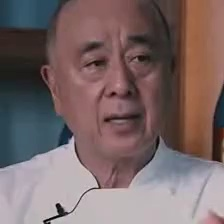
#> input picture test_data/Real_frames/0real_0.jpg, 224 x 224 px
$ python Brightness_control.py
#> lines starting #> are read from the running program, lines starting #| are printed output that depends on the picture
"""
- Each frame comes in is checked to see if the frame is bright or not.
- If the frame is not bright, then the frame is brightened.
- If the frame is already bright, then just the dark part of the frame will be brightened.
"""
import cv2
import numpy as np

from PIL import Image

def increase_brightness_for_dark(image_path, brightness_factor = 30):
    try:
        # Open the image
        im = Image.open(image_path)

        # Convert to HSV colourspace and split channels
        H, S, V = im.convert('HSV').split()

        # Increase the brightness (Value channel)
        newV = V.point(lambda i: i + int(brightness_factor * (255 - i) / 255))

        # Recombine channels and convert back to RGB
        result_image = Image.merge(mode="HSV", bands=(H, S, newV)).convert('RGB')

        # Generate output file path
        output_path = f"result_{brightness_factor}.jpg"

        # Save the result image
        result_image.save(output_path)

        return output_path

    except Exception as e:
        print(f"Error processing image: {e}")
        return None


def adjust_brightness(image, brightness_factor):
    # Apply brightness adjustment
    adjusted_image = cv2.convertScaleAbs(image, alpha=brightness_factor, beta=0)
    return adjusted_image

def classify_brightness(image):
    # Convert image to grayscale
    gray_image = cv2.cvtColor(image, cv2.COLOR_BGR2GRAY)

    # Calculate mean brightness as percentage
    mean_percent = np.mean(gray_image) * 100 / 255

    # Classify as "dark" or "light"
    classification = "dark" if mean_percent < 50 else "light"

    return classification, mean_percent

def main():
    filename = 'test_data/Real_frames/0real_0.jpg'

    # Load image
    im = cv2.imread(filename)
#> im is the input picture: shape (224, 224, 3); mean B, G, R 103, 102.8, 121.2

    if im is None:
        print(f'ERROR: Unable to load {filename}')
        return

    # Classify brightness
    brightness_class, mean_brightness_percent = classify_brightness(im)
#> in classify_brightness, `gray_image = cv2.cvtColor(image, cv2.COLOR_BGR2GRAY)`:
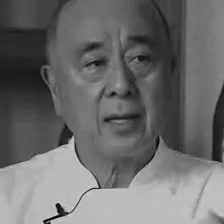
#> gray_image: shape (224, 224); min 1, max 216, mean 108.3
#> in classify_brightness, `mean_percent = np.mean(gray_image) * 100 / 255`: mean_percent = 42.49
#> in classify_brightness, `classification = "dark" if mean_percent < 50 else "light"`: classification = 'dark'
#> brightness_class = 'dark'; mean_brightness_percent = 42.49
    print(f'Image is {brightness_class} ({mean_brightness_percent:.1f}%)')
#| Image is dark (42.5%)

    # Adjust brightness if image is classified as "dark"
    if brightness_class == "dark":
        # Increase brightness by scaling factor
        brightness_factor = 2  # Adjust this value based on preference
        adjusted_image = adjust_brightness(im, brightness_factor)
#> in adjust_brightness, `adjusted_image = cv2.convertScaleAbs(image, alpha=brightness_factor, b..`:
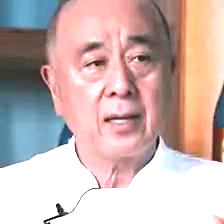
#> adjusted_image: shape (224, 224, 3); mean B, G, R 178.2, 181.1, 204.1

        # Display or save the adjusted image
        cv2.imshow('Adjusted Image', adjusted_image)
        cv2.waitKey(0)
        cv2.destroyAllWindows()

        # Save the adjusted image
        output_filename = 'adjusted_image.jpg'
        cv2.imwrite(output_filename, adjusted_image)
        increase_brightness_for_dark(output_filename, brightness_factor = 30)
#> in increase_brightness_for_dark, `H, S, V = im.convert('HSV').split()`:
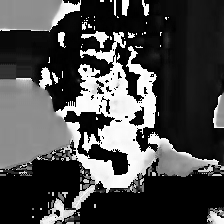
#> H: PIL image 224x224 L; min 0, max 254, mean 74.1
#> in increase_brightness_for_dark, `H, S, V = im.convert('HSV').split()`:
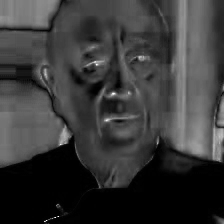
#> S: PIL image 224x224 L; min 0, max 255, mean 56.5
#> in increase_brightness_for_dark, `H, S, V = im.convert('HSV').split()`:
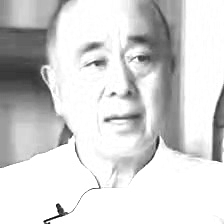
#> V: PIL image 224x224 L; min 1, max 255, mean 212.3
#> in increase_brightness_for_dark, `newV = V.point(lambda i: i + int(brightness_factor * (255 - i) / 255))`:
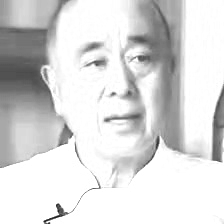
#> newV: PIL image 224x224 L; min 30, max 255, mean 217
#> in increase_brightness_for_dark, `result_image = Image.merge(mode="HSV", bands=(H, S, newV)).convert('RG..`:
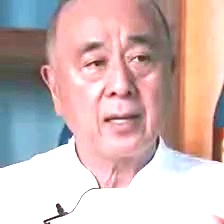
#> result_image: PIL image 224x224 RGB; mean R, G, B 208, 184.8, 182.1
    else:
        print('Image is already sufficiently bright.')
        increase_brightness_for_dark(filename)

if __name__ == "__main__":
    main()
